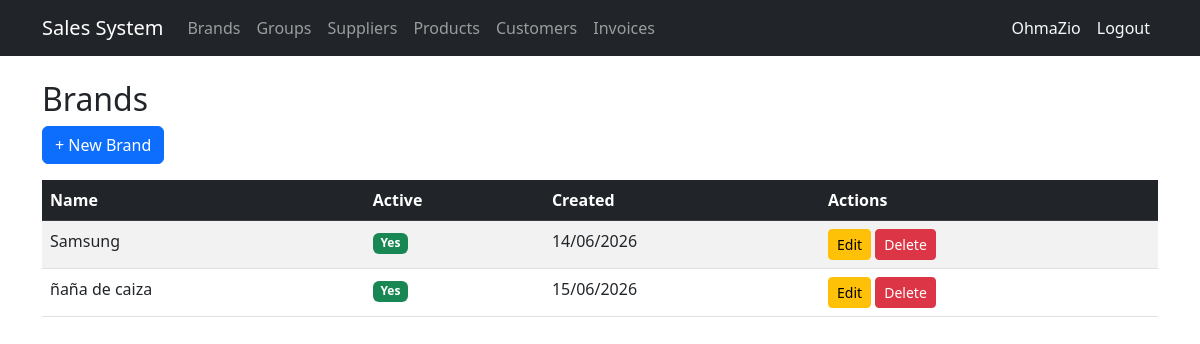
The app's page /brands/ (signed in), older data.
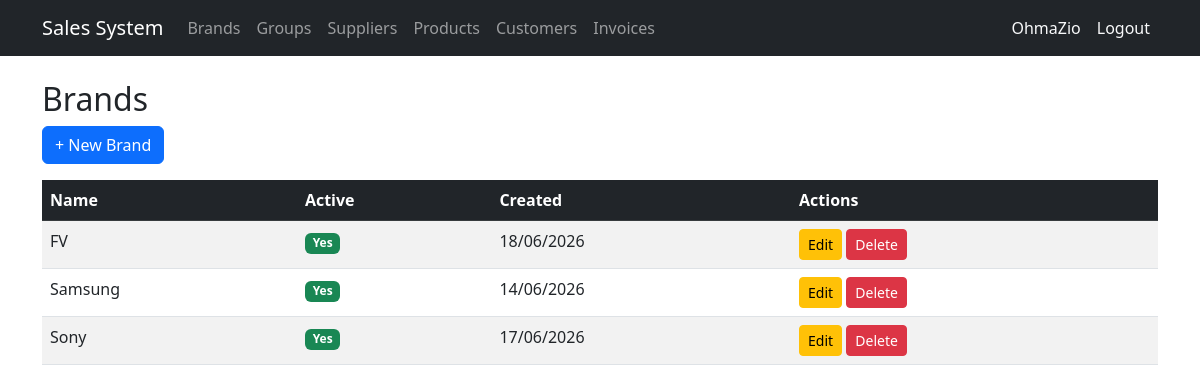
The same page, newer data.
### billing/models.py (models this page shows, shortened)
class Brand(models.Model):
    name = models.CharField(max_length=100, unique=True, verbose_name='Brand Name')
    description = models.TextField(blank=True, null=True)
    is_active = models.BooleanField(default=True)
    created_at = models.DateTimeField(auto_now_add=True)
    updated_at = models.DateTimeField(auto_now=True)
    class Meta:
        verbose_name = 'Brand'
        verbose_name_plural = 'Brands'
        ordering = ['name']

### billing/views.py (the view)
# urls.py: path('brands/', views.brand_list, name='brand_list'),
@login_required
@audit_action('LIST_BRANDS')
def brand_list(request):
    brands = Brand.objects.all()
    return render(request, 'billing/brand_list.html', {'brands': brands})

### billing/templates/billing/brand_list.html (shortened to what this page needs)
{% extends 'billing/base.html' %}
{% block content %}
<h2>Brands</h2>
<a href="{% url 'billing:brand_create' %}" class="btn btn-primary mb-3">+ New Brand</a>
<table class="table table-striped table-hover">
  <thead class="table-dark">
    <tr><th>Name</th><th>Active</th><th>Created</th><th>Actions</th></tr>
  </thead>
  <tbody>
    {% for brand in brands %}
    <tr>
      <td>{{ brand.name }}</td>
      <td>
        {% if brand.is_active %}
          <span class="badge bg-success">Yes</span>
        {% else %}
          <span class="badge bg-danger">No</span>
        {% endif %}
      </td>
      <td>{{ brand.created_at|date:"d/m/Y" }}</td>
      <td>
        <a href="{% url 'billing:brand_update' brand.pk %}" class="btn btn-sm btn-warning">Edit</a>
        <a href="{% url 'billing:brand_delete' brand.pk %}" class="btn btn-sm btn-danger">Delete</a>
      </td>
    </tr>
    {% empty %}
    <tr><td colspan="4" class="text-center">No brands found.</td></tr>
    {% endfor %}
  </tbody>
</table>
{% endblock %}

Row changes from the older to the newer data that the page shows:
removed Brand: name "ñaña de caiza", is_active "Yes", created_at "15/06/2026"
added Brand: name "FV", is_active "Yes", created_at "18/06/2026"
added Brand: name "Sony", is_active "Yes", created_at "17/06/2026"
